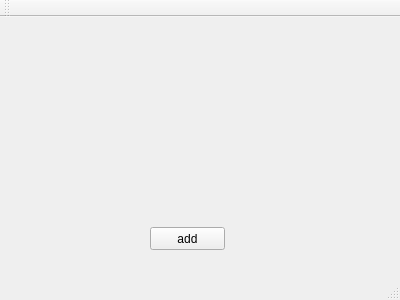
<?xml version="1.0" encoding="UTF-8"?>
<ui version="4.0">
 <class>MainWindow</class>
 <widget class="QMainWindow" name="MainWindow">
  <property name="geometry">
   <rect>
    <x>0</x>
    <y>0</y>
    <width>400</width>
    <height>300</height>
   </rect>
  </property>
  <property name="windowTitle">
   <string>MainWindow</string>
  </property>
  <widget class="QWidget" name="centralWidget">
   <widget class="QPushButton" name="addNote">
    <property name="geometry">
     <rect>
      <x>150</x>
      <y>210</y>
      <width>75</width>
      <height>23</height>
     </rect>
    </property>
    <property name="text">
     <string>add</string>
    </property>
   </widget>
  </widget>
  <widget class="QMenuBar" name="menuBar">
   <property name="geometry">
    <rect>
     <x>0</x>
     <y>0</y>
     <width>400</width>
     <height>23</height>
    </rect>
   </property>
  </widget>
  <widget class="QToolBar" name="mainToolBar">
   <attribute name="toolBarArea">
    <enum>TopToolBarArea</enum>
   </attribute>
   <attribute name="toolBarBreak">
    <bool>false</bool>
   </attribute>
  </widget>
  <widget class="QStatusBar" name="statusBar"/>
 </widget>
 <layoutdefault spacing="6" margin="11"/>
 <resources/>
 <connections/>
</ui>
